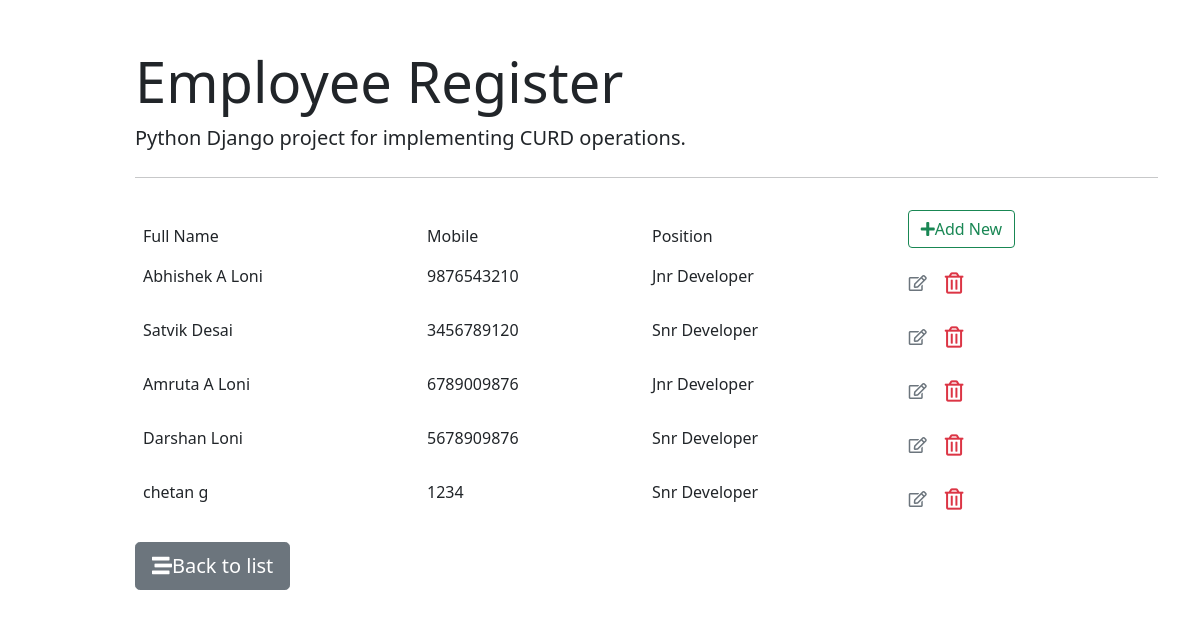
The app's page /employee/list with its own data.
### employee_register/models.py (models this page shows)
class Employee(models.Model):
    fullname = models.CharField(max_length=100)
    emp_code = models.CharField(max_length=100)
    mobile = models.CharField(max_length=10)
    position = models.ForeignKey(Position, on_delete=models.CASCADE)

class Position(models.Model):
    title = models.CharField(max_length=100)
    def __str__(self):
        return self.title

### employee_register/views.py (the view)
# urls.py: path('employee/list', views.employee_list, name="employee_list"),   #get req. to retrieve and display all records
def employee_list(request):
    context = {
        'employee_list': Employee.objects.all()
    }
    return render(request, 'employee_register/employee_list.html', context)

### employee_register/templates/employee_register/employee_list.html (shortened to what this page needs)
{% extends 'employee_register/base.html' %}
{% block content %}
    <table class="table table-borderless">
        <thead>
            <tr>
                <td>Full Name</td>
                <td>Mobile</td>
                <td>Position</td>
                <td>
                    <a href="{% url 'employee_insert' %}" class="btn btn-outline-success">
                        <i class="fas fa-plus"></i>Add New
                    </a>
                </td>
            </tr>
        </thead>
        <tbody>
            {% for employee in  employee_list %}
                <tr>
                    <td>{{employee.fullname}}</td>
                    <td>{{employee.mobile}}</td>
                    <td>{{employee.position}}</td>
                    <td>
                        <a class="btn text-secondary px-0" href="{% url 'employee_update' employee.id %}">
                            <i class="far fa-edit"></i>
                        </a>
                        <form action="{% url 'employee_delete' employee.id %}" method="post" class="d-inline">
                            <button type="submit" class="btn">
                                   <i class="far fa-trash-alt fa-lg text-danger float-right"></i>
                            </button>
                        </form>
                    </td>
                </tr>
            {% endfor %}
        </tbody>
    </table>
<a href="{% url 'employee_insert' %}" class="btn btn-secondary btn-block btn-lg" >
                    <i class="fas fa-stream"></i>Back to list
                </a>
{% endblock content %}

### employee_register/templates/employee_register/base.html (shortened to what this page needs)
<!DOCTYPE html>
<html lang="en">
<head>
    <link href="https://cdn.jsdelivr.net/npm/bootstrap@5.0.0-beta3/dist/css/bootstrap.min.css" rel="stylesheet">
    <link rel="stylesheet" href="https://cdnjs.cloudflare.com/ajax/libs/font-awesome/5.14.0/css/all.min.css">
</head>
<body>
    <div class="container">
        <div class="div.col-md-10 offset-md-1 mt-5">
            <div class="jumbotron">
  <h1 class="display-4">Employee Register</h1>
  <p class="lead font-italic">Python Django project for implementing CURD operations.</p>
  <hr class="my-4">
  {% block content %}
    {% endblock content %}
</div>
        </div>
    </div>
</body>
</html>

### records on screen
Employee: fullname "Abhishek A Loni", mobile "9876543210", position "Jnr Developer"
Employee: fullname "Satvik Desai", mobile "3456789120", position "Snr Developer"
Employee: fullname "Amruta A Loni", mobile "6789009876", position "Jnr Developer"
Employee: fullname "Darshan Loni", mobile "5678909876", position "Snr Developer"
Employee: fullname "chetan g", mobile "1234", position "Snr Developer"
